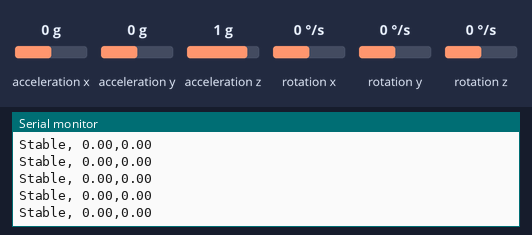
This sketch was run on a simulated Arduino Uno, built with avr-gcc and run on an emulated ATmega328P. Shown: the last lines printed to the serial monitor. Wiring (inferred from the names in the program): MPU-6050 motion sensor at I2C address 0x68. Inputs (shaded band) come from the test bench; at power-on: acceleration x 0 g, acceleration y 0 g, rotation x 0 °/s, rotation y 0 °/s, acceleration z 1 g, rotation z 0 °/s.

Above: at 1.6 s.
1.7 s: acceleration x set to 1.4 g
At 2.7 s:
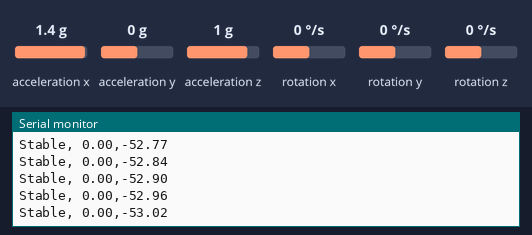
4.7 s: acceleration y set to 0.8 g
At 5.4 s:
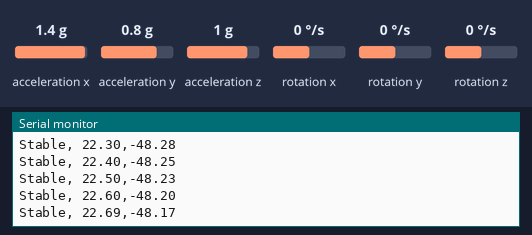
7.7 s: rotation x set to -192 °/s
At 8.2 s:
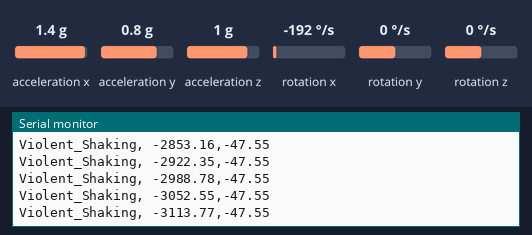
9.3 s: rotation y set to -100 °/s
At 10.4 s:
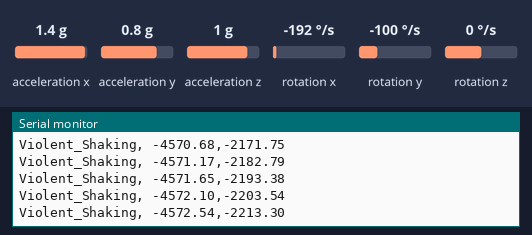
12.3 s: rotation x set to 192 °/s
At 13.3 s:
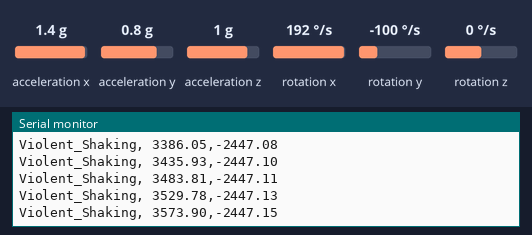
15.3 s: rotation y set to 192 °/s
At 16.2 s:
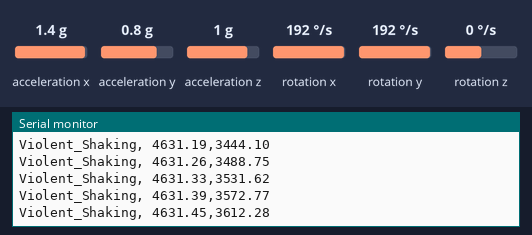
Timing chart, 0 to 18.3 s (numbered marks = the images above; inputs shaded):
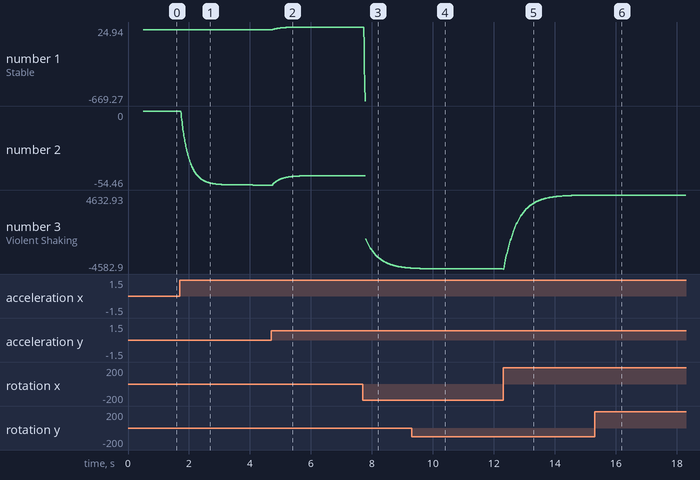

Measured:
- after the input at 1.7 s, the serial monitor: prints a new line at once (image 1)
- plotted number 2: 0 → -54.46 after the input at 1.7 s

The sketch:

ArduinoCode.ino
```cpp
/*
   MPU 6050 data collection and transmission for JAMZ drone delivery
   by Connor Harper, Jason Clapiz, Karsten Lowe, Leo Tan
   based on sofware originally written by Dejan https://howtomechatronics.com
*/
#include <Wire.h>
const int MPU = 0x68; // MPU6050 I2C address
float AccX, AccY, AccZ;//accelerometer reading
float GyroX, GyroY, GyroZ;//gyroscope reading
float accAngleX, accAngleY, gyroAngleX, gyroAngleY;//Accelerometer and gyrocsope angle
float roll, pitch, yaw;//drone's position data variables
float AccErrorX, AccErrorY, GyroErrorX, GyroErrorY, GyroErrorZ;//calculated error during MPU6050 self calibration
float elapsedTime, currentTime, previousTime;//tracks time based on when the code was initialized
int c = 0;//count calibration readings

int moderateValue = 690, violentValue = 820; //threshold range value
void setup() {
  Serial.begin(19200);//baud rate for the serial monitor
  Wire.begin(); // Initialize comunication
  Wire.beginTransmission(MPU); // Start communication with MPU6050 // MPU=0x68
  Wire.write(0x6B); // Talk to the register 6B
  Wire.write(0x00); // Make reset - place a 0 into the 6B register
  Wire.endTransmission(true); //end the transmission
  calculate_IMU_error();//runs the error calculation function before the main code executes
}
void loop() {
  // === Read acceleromter data === //
  Wire.beginTransmission(MPU);//starts communiucation with the MPU 6050
  Wire.write(0x3B); // Start with register 0x3B (ACCEL_XOUT_H)
  Wire.endTransmission(false);//prevents the communication from ending
  Wire.requestFrom(MPU, 6, true); // Read 6 registers total, each axis value is stored in 2 registers
  //For a range of +-2g, we need to divide the raw values by 16384, according to the datasheet
  AccX = (Wire.read() << 8 | Wire.read()) / 8192.0; // X-axis value
  AccY = (Wire.read() << 8 | Wire.read()) / 8192.0; // Y-axis value
  AccZ = (Wire.read() << 8 | Wire.read()) / 8192.0; // Z-axis value
  // Calculating Roll and Pitch from the accelerometer data
  accAngleX = (atan(AccY / sqrt(pow(AccX, 2) + pow(AccZ, 2))) * 180 / PI) - AccErrorX; //calculates the acceleration in the X axis while taking into account the error found during self calibration
  accAngleY = (atan(-1 * AccX / sqrt(pow(AccY, 2) + pow(AccZ, 2))) * 180 / PI) - AccErrorY;//calculates the acceleration in the Y axis while taking into account the error found during self calibration
  // === Read gyroscope data === //
  previousTime = currentTime; // Previous time is stored before the actual time read
  currentTime = millis(); // Current time actual time read
  elapsedTime = (currentTime - previousTime) / 1000; // Divide by 1000 to get seconds
  Wire.beginTransmission(MPU);// Start communication with MPU6050 // MPU=0x68
  Wire.write(0x43); // Gyro data first register address 0x43
  Wire.endTransmission(false);//prevents the communication from ending
  Wire.requestFrom(MPU, 6, true); // Read 4 registers total, each axis value is stored in 2 registers
  GyroX = (Wire.read() << 8 | Wire.read()) / 131.0; // For a 250deg/s range we have to divide first the raw value by 131.0, according to the datasheet
  GyroY = (Wire.read() << 8 | Wire.read()) / 131.0;
  GyroZ = (Wire.read() << 8 | Wire.read()) / 131.0;
  // Correct the outputs with the calculated error values, the error will self correct based on the calibration when the system was initialized
  GyroX = GyroX - GyroErrorX;
  GyroY = GyroY - GyroErrorY;
  GyroZ = GyroZ - GyroErrorZ;
  // Modifies the stored gyroscope angles based on the previous recorded angles
  gyroAngleX = gyroAngleX + GyroX;
  gyroAngleY = gyroAngleY + GyroY;
  yaw = yaw + GyroZ;
  // Complementary filter - combine acceleromter and gyro angle values
  gyroAngleX = 0.96 * gyroAngleX + 0.04 * accAngleX;
  gyroAngleY = 0.96 * gyroAngleY + 0.04 * accAngleY;
  //Renames effective variables for ease of use during angle filtering
  roll = gyroAngleX;
  pitch = gyroAngleY;

  //checks read values against set values that constitute violent or moderate shaking
  //if one of the conditions is met, the code skips over the rest in an effort to optimise run time.
  if (roll > violentValue || roll < -violentValue || pitch > violentValue || pitch < -violentValue) {
    Serial.print("Violent_Shaking, ");
  }
  else if (roll > moderateValue && roll < violentValue){
    Serial.print("Moderate_Shaking, ");
  }
  else if(roll < -moderateValue && roll > -violentValue){
      Serial.print("Moderate_Shaking, ");
  }
  else if(pitch > moderateValue && pitch < violentValue){
      Serial.print("Moderate_Shaking, ");
  }
  else if(pitch < -moderateValue && pitch > -violentValue) {
      Serial.print("Moderate_Shaking, ");
  }
  else {
    Serial.print("Stable, ");
  }
  printValues(roll, pitch, yaw);
}
void calculate_IMU_error() {
  // This funtion is called in the setup section to calculate the accelerometer and gyro data error
  while (c < 200) {// Read Accelerometer values 200 times
    Wire.beginTransmission(MPU);
    Wire.write(0x3B);
    Wire.endTransmission(false);
    Wire.requestFrom(MPU, 6, true);
    AccX = (Wire.read() << 8 | Wire.read()) / 8192.0;//divide by 8192 to get the proper axis value based on data sheet
    AccY = (Wire.read() << 8 | Wire.read()) / 8192.0;
    AccZ = (Wire.read() << 8 | Wire.read()) / 8192.0;
    // Sum all readings using trig to calculate the accelerational error
    AccErrorX = AccErrorX + ((atan((AccY) / sqrt(pow((AccX), 2) + pow((AccZ), 2))) * 180 / PI));
    AccErrorY = AccErrorY + ((atan(-1 * (AccX) / sqrt(pow((AccY), 2) + pow((AccZ), 2))) * 180 / PI));
    c++;
  }
  //Divide the sum by 200 to get the error value
  AccErrorX = AccErrorX / 200;
  AccErrorY = AccErrorY / 200;
  c = 0;
  // Read gyro values 200 times
  while (c < 200) {
    Wire.beginTransmission(MPU);
    Wire.write(0x43);
    Wire.endTransmission(false);
    Wire.requestFrom(MPU, 6, true);
    GyroX = Wire.read() << 8 | Wire.read();
    GyroY = Wire.read() << 8 | Wire.read();
    GyroZ = Wire.read() << 8 | Wire.read();
    // Sum all readings
    GyroErrorX = GyroErrorX + (GyroX / 131.0);
    GyroErrorY = GyroErrorY + (GyroY / 131.0);
    GyroErrorZ = GyroErrorZ + (GyroZ / 131.0);
    c++;
  }
  //Divide the sum by 200 to get the error value
  GyroErrorX = GyroErrorX / 200;
  GyroErrorY = GyroErrorY / 200;
  GyroErrorZ = GyroErrorZ / 200;
}

//print the calculated values into the serial monitor
void printValues(float roll, float pitch, float yaw) {
  Serial.print(roll);
  Serial.print(",");
  Serial.println(pitch);
  //Serial.print(",");
 // Serial.println(yaw);
}
```
